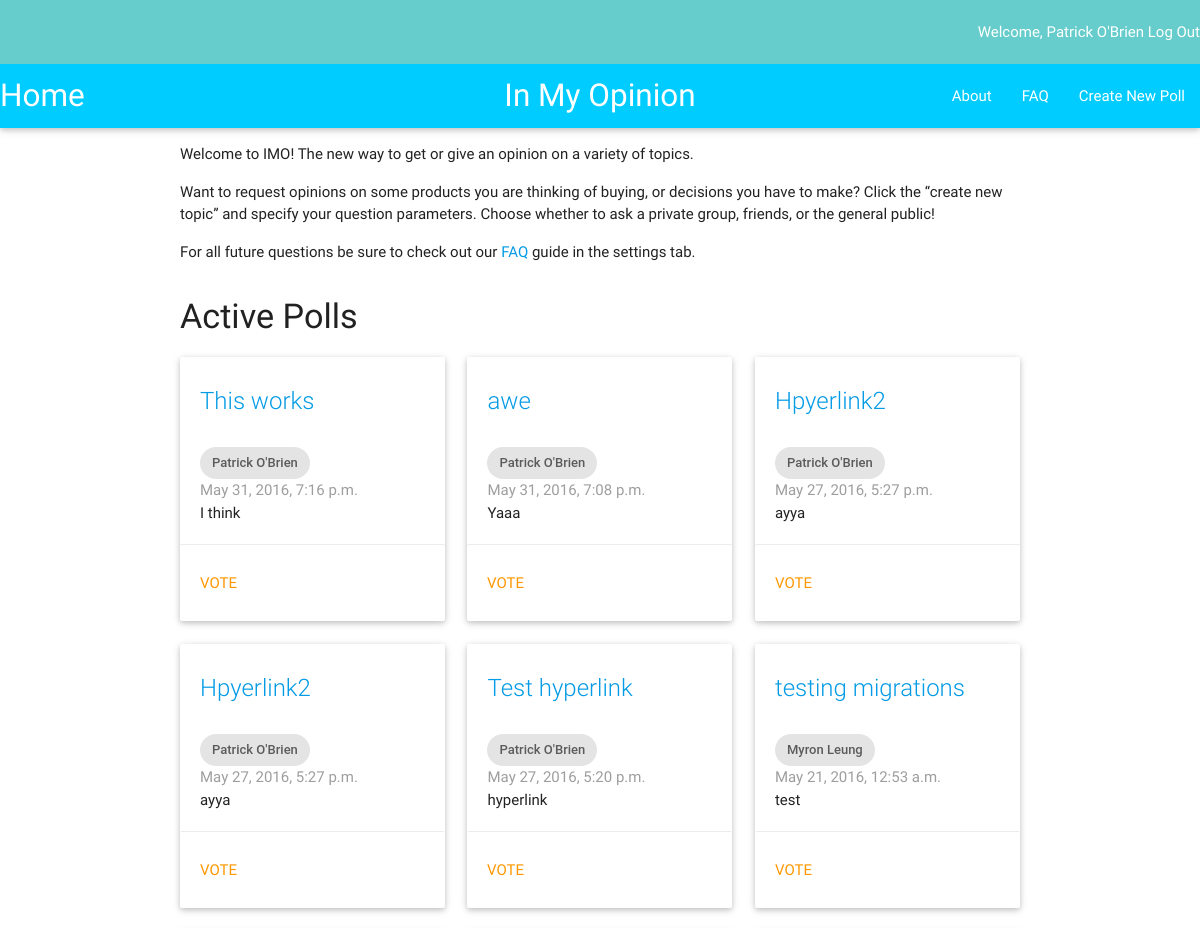
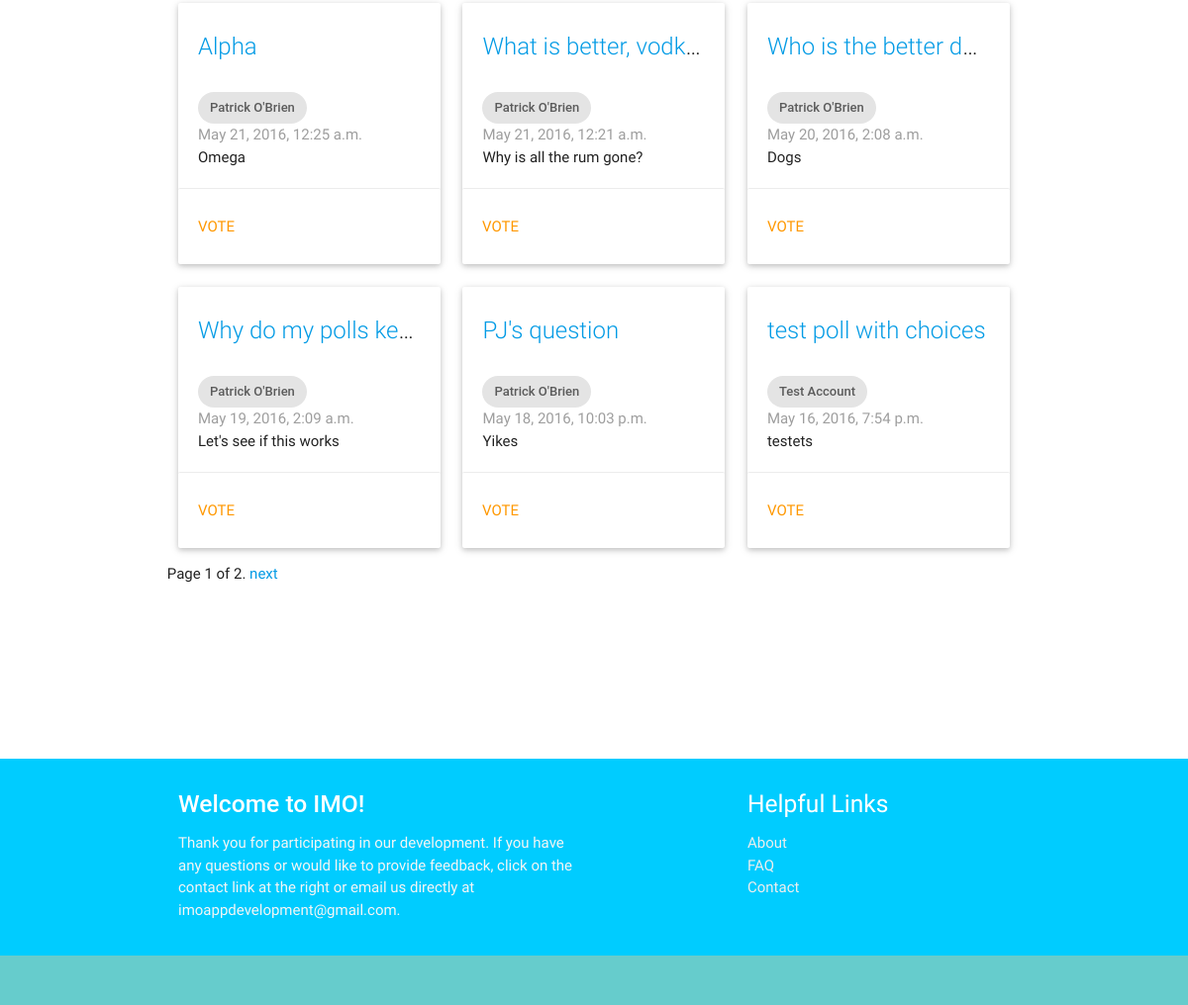
The app's page /imo_app/ (signed in) with its own data (2 pictures, top to bottom).
### imo_app/models.py (models this page shows, shortened)
class Question(models.Model):
    author = models.ForeignKey(UserProfile, on_delete=models.CASCADE)
    question_text = models.CharField(max_length=200)
    description = models.TextField(default = '')
    pub_date = models.DateTimeField('date published')
    choice1 = models.CharField(default = '', max_length = 200)
    choice2 = models.CharField(default = '', max_length = 200)
    class Meta:
        ordering = ['-pub_date']

class UserProfile(models.Model):
    user = models.OneToOneField(User)

### imo_app/views.py (the view)
def index(request):
    q_list = Question.objects.all()
    paginator = Paginator(q_list, 12) # Show 25 contacts per page
    page = request.GET.get('page')
    try:
        q = paginator.page(page)
    except PageNotAnInteger:
        q = paginator.page(1)
    except EmptyPage:
        q = paginator.page(paginator.num_pages)
    current_user = request.user
    context = {'q_all': q, 'current_user': current_user}
    return render(request, 'imo_app/index.html', context)

### imo_app/templates/imo_app/index.html (shortened to what this page needs)
{% extends "imo_app/base.html" %}
{% block content %}
  <div class="row">
    <div class="col m12">
      <p>Welcome to IMO!  The new way to get or give an opinion on a variety of topics.</p>
      <p>Want to request opinions on some products you are thinking of buying, or decisions you have to make?
        Click the “create new topic” and specify your question parameters.  Choose whether to ask a private group,
        friends, or the general public!</p>
      <p>For all future questions be sure to check out our <a href="faq/">FAQ</a> guide in the settings tab.</p>
    </div>
  </div>
    {% if user.is_authenticated %}
      <h4>Active Polls</h4>
      <div class="row">
        {% for i in q_all %}
          <div class="col m4">
            <div class="card" >
              <div class="card-content">
                <span class="card-title truncate"><a href="{% url 'imo_app:detail' i.id %}">{{ i.question_text }}</a></span>
                <br>
                <div class="chip">
                  {{ i.author.user.first_name}} {{ i.author.user.last_name}}
                </div>
                <p class="grey-text">{{ i.pub_date }}</p>
                <p class="truncate">{{ i.description }}</p>
              </div>
              <a href="{% url 'imo_app:detail' i.id %}"><div class="orange-text waves-effect waves-teal card-action btn-flat" style="width:100%; height: 100%">
                Vote
              </div></a>
            </div>
          </div>
        {% endfor %}
        <div class="pagination">
            <span class="step-links">
                <span class="current">
                    Page {{ q_all.number }} of {{ q_all.paginator.num_pages }}.
                </span>
                {% if q_all.has_next %}
                    <a href="?page={{ q_all.next_page_number }}">next</a>
                {% endif %}
            </span>
        </div>
      </div>
    {% endif %}
{% endblock content %}

### imo_app/templates/imo_app/base.html (shortened to what this page needs)
<!DOCTYPE html>
{% load staticfiles %}
<html>
  <head>
    <link rel="stylesheet" type="text/css" href="{% static 'imo_app/css/imo.css' %}" />
    <link rel="stylesheet" type="text/css" href="{% static 'materialize/css/materialize.min.css' %}" />
  </head>
  <body>
    <nav>
      <div class="navbar-fixed" style="background-color: #66CCCC">
      <div class="right hide-on-med-and-down">
        {% if user.is_authenticated %}
          Welcome, {{ user.first_name }} {{user.last_name}}
          <a href = "{% url 'imo_app:user_logout' %}">Log Out</a>
        {% else %}
            <a href = "{% url 'imo_app:view_registration' %}" style='width:100px'>Register</a>
            <a href = "{% url 'imo_app:view_login' %}" style='width:100px'>Login</a>
          </div>
        {% endif %}
      </div>
      </div>
    </nav>
    <nav>
        <div class="nav-wrapper" style="background-color: #00CCFF">
          <a href="{% url 'imo_app:index' %}" left class="brand-logo left">Home</a>
          <a class="brand-logo center">In My Opinion</a>
          <ul id="nav-mobile" class="right hide-on-med-and-down">
            <li><a href="{% url 'imo_app:about' %}">About</a></li>
            <li><a href="{% url 'imo_app:faq' %}">FAQ</a></li>
            <li><a href="{% url 'imo_app:view_newentry' %}">Create New Poll</a></li>
          </ul>
        </div>
      </nav>
    <div class="container">
      {% block content %}
      {% endblock %}
      <br></br>
      <br></br>
      <br></br>
    </div>
    <footer class="page-footer" style="background-color: #00CCFF">
      <div class="container" >
        <div class="row">
          <div class="col l6 s12">
            <h5 class="white-text"><strong>Welcome to IMO!</strong></h5>
            <p class="grey-text text-lighten-4">Thank you for participating in our development.
            If you have any questions or would like to provide feedback,
            click on the contact link at the right or email us directly at imoappdevelopment@gmail.com.</p>
          </div>
          <div class="col l4 offset-l2 s12">
            <h5 class="white-text">Helpful Links</h5>
            <ul>
              <li><a class="grey-text text-lighten-3" href="{% url 'imo_app:about' %}">About</a></li>
              <li><a class="grey-text text-lighten-3" href="{% url 'imo_app:faq' %}">FAQ</a></li>
              <li><a class="grey-text text-lighten-3" href="mailto:imoappdevelopment@gmail.com">Contact</a></li>
            </ul>
          </div>
        </div>
      </div>
      <div class="footer-copyright" style="background-color: #66CCCC">
      </div>
    </footer>
  </body>
</html>

### records on screen
Question: question_text "This works", author.user.first_name "Patrick", author.user.last_name "O'Brien", pub_date "May 31, 2016, 7:16 p.m.", description "I think"
Question: question_text "awe", author.user.first_name "Patrick", author.user.last_name "O'Brien", pub_date "May 31, 2016, 7:08 p.m.", description "Yaaa"
Question: question_text "Hpyerlink2", author.user.first_name "Patrick", author.user.last_name "O'Brien", pub_date "May 27, 2016, 5:27 p.m.", description "ayya"
Question: question_text "Hpyerlink2", author.user.first_name "Patrick", author.user.last_name "O'Brien", pub_date "May 27, 2016, 5:27 p.m.", description "ayya"
Question: question_text "Test hyperlink", author.user.first_name "Patrick", author.user.last_name "O'Brien", pub_date "May 27, 2016, 5:20 p.m.", description "hyperlink"
Question: question_text "testing migrations", author.user.first_name "Myron", author.user.last_name "Leung", pub_date "May 21, 2016, 12:53 a.m.", description "test"
Question: question_text "Alpha", author.user.first_name "Patrick", author.user.last_name "O'Brien", pub_date "May 21, 2016, 12:25 a.m.", description "Omega"
Question: question_text "What is better, vodk…", author.user.first_name "Patrick", author.user.last_name "O'Brien", pub_date "May 21, 2016, 12:21 a.m.", description "Why is all the rum gone?"
Question: question_text "Who is the better d…", author.user.first_name "Patrick", author.user.last_name "O'Brien", pub_date "May 20, 2016, 2:08 a.m.", description "Dogs"
Question: question_text "Why do my polls ke…", author.user.first_name "Patrick", author.user.last_name "O'Brien", pub_date "May 19, 2016, 2:09 a.m.", description "Let's see if this works"
Question: question_text "PJ's question", author.user.first_name "Patrick", author.user.last_name "O'Brien", pub_date "May 18, 2016, 10:03 p.m.", description "Yikes"
Question: question_text "test poll with choices", author.user.first_name "Test", author.user.last_name "Account", pub_date "May 16, 2016, 7:54 p.m.", description "testets"

### other values on screen
{{ user.first_name }} "Patrick"
{{ user.last_name }} "O'Brien"
{{ q_all.number }} "1"
{{ q_all.paginator.num_pages }} "2"
